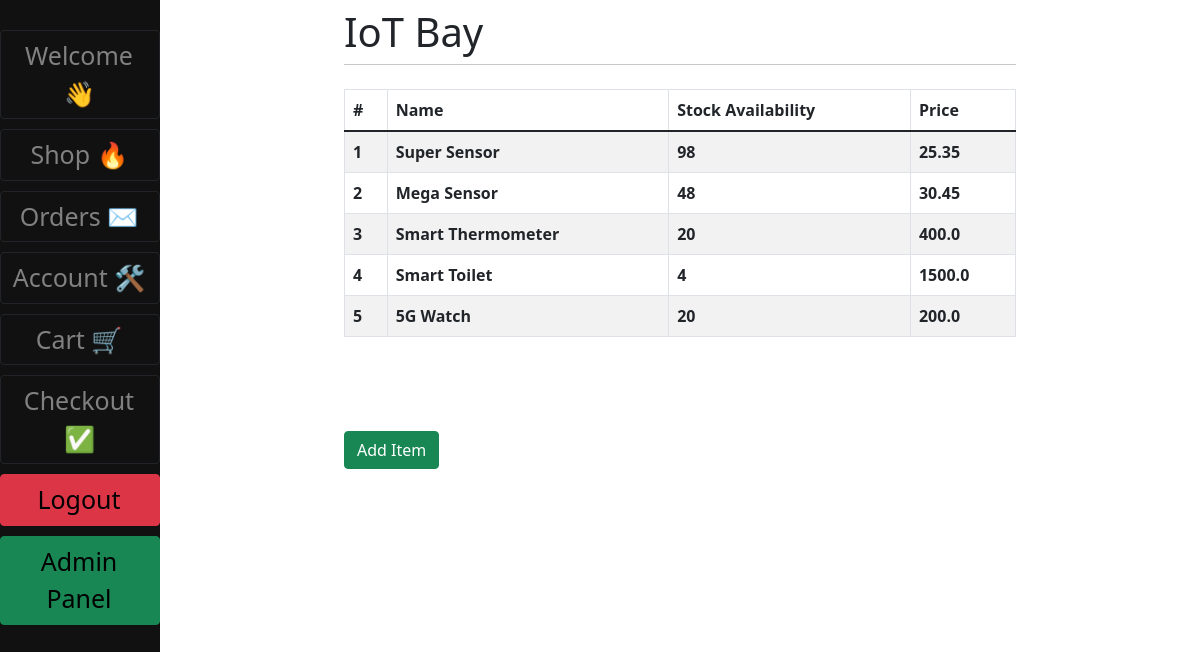
/products/ (signed in), run on an earlier commit of the app's database.
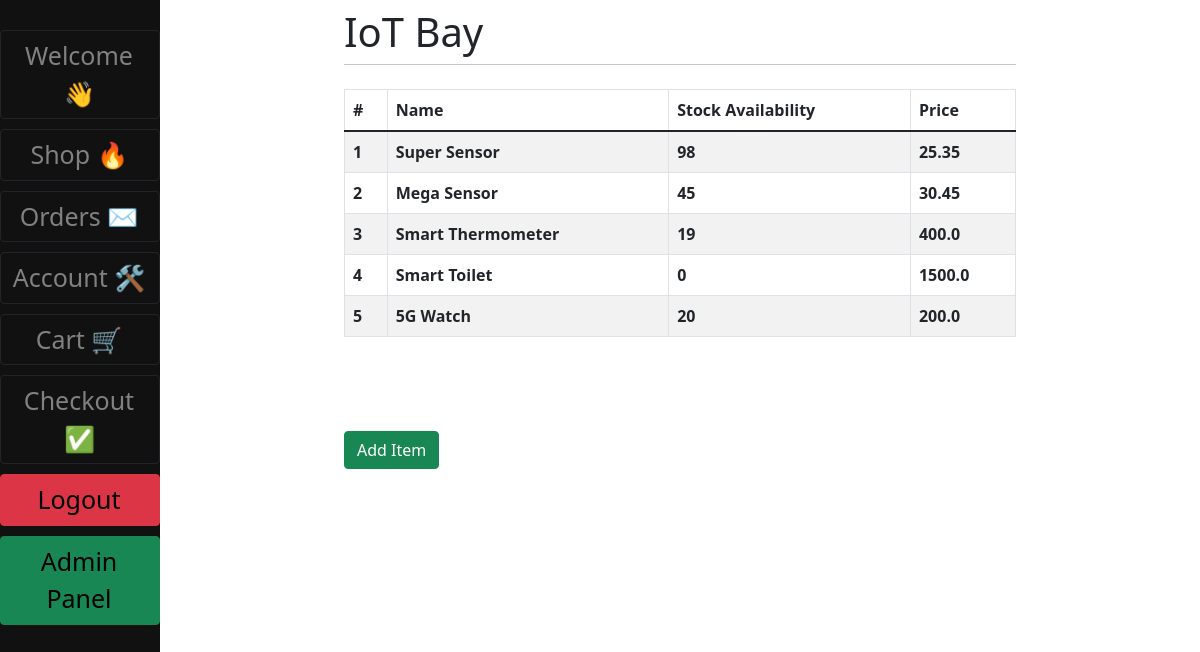
And on a later commit of the database.
### main/models.py (models this page shows, shortened)
class Item(models.Model):
    name = models.CharField(max_length=100)
    stock_num = models.IntegerField()
    price = models.FloatField(null=True)
    image = models.ImageField(null=True, blank=True)

### main/views.py (the view)
# urls.py: path('products/', v.products, name="products"),
def products(request):
    if request.user.is_staff or request.user.is_superuser:
        items = Item.objects.all()
        context = {"items": items}
        return render(request, "Product_Management/products.html", context)

### main/templates/Product_Management/products.html (shortened to what this page needs)
{% extends "main/base.html" %}
{% block content %}
<div class="content-section">
    <table class="table table-striped table-bordered table-hovet">
        <thead class="thead-dark">
            <tr>
                <th scope="col">#</th>
                <th scope="col">Name</th>
                <th scope="col">Stock Availability</th>
                <th scope="col">Price</th>
            </tr>
        </thead>
        <tbody>
            {% for item in items %}
            <tr style="cursor: pointer; cursor : hand;" onclick="window.location='{% url 'view_item' item.id %}'">
                <th scope="row">{{ forloop.counter }}</th>
                <th scope="row">{{ item.name }}</th>
                <th scope="row">{{ item.stock_num }}</th>
                <th scope="row">{{ item.price }}</th>
            </tr>
            {% endfor %}
        </tbody>
    </table>
</div>
<br></br>
<a class = 'btn btn-success' style = "margin-top: 30px;" href="/add_item">Add Item</a>
{%endblock%}

What changed in the data, as far as the page shows it:
changed Item "Mega Sensor": stock_num "48" → "45"
changed Item "Smart Thermometer": stock_num "20" → "19"
changed Item "Smart Toilet": stock_num "4" → "0"
